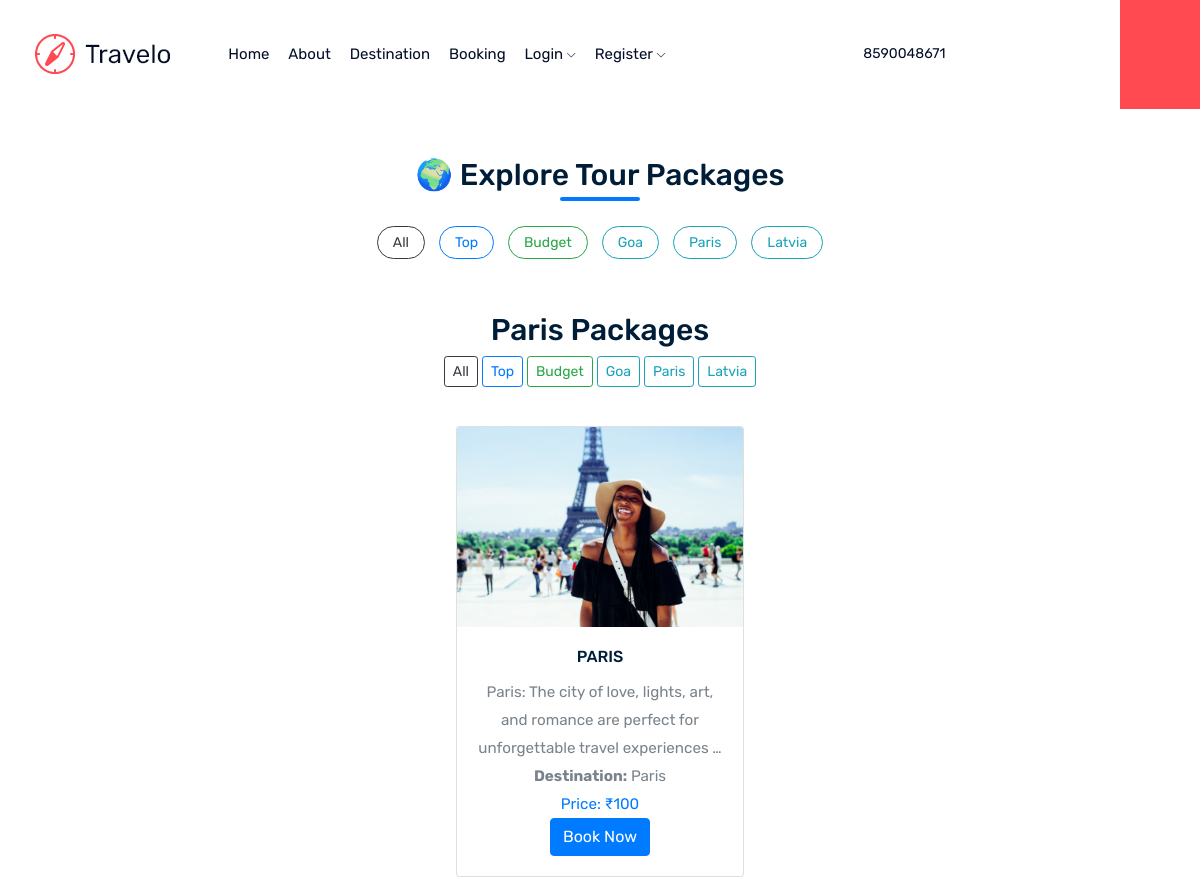
Before: /packages/destination/Paris/ with the older database file.
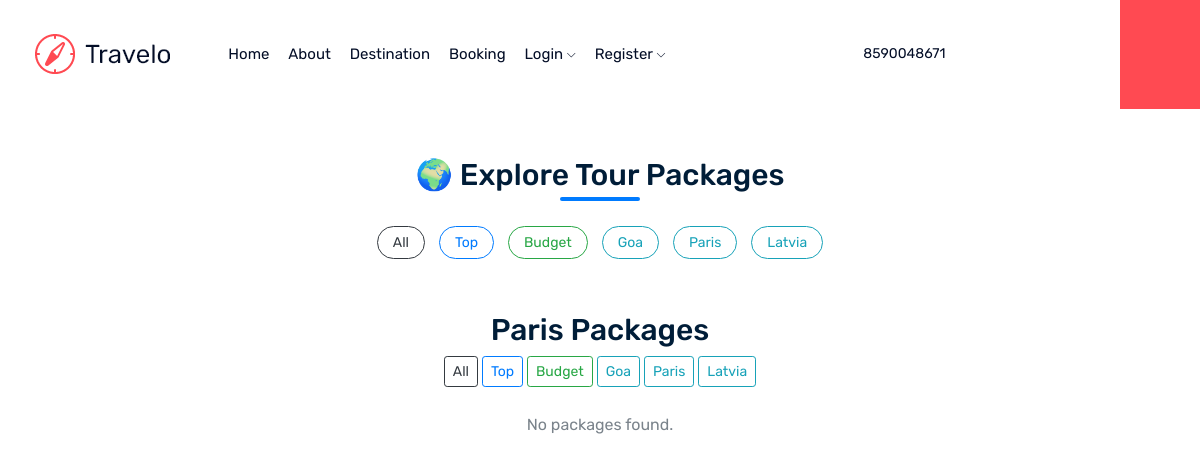
After: the same page with the newer database file.
### trip/models.py (models this page shows, shortened)
class Package(models.Model):
    img = models.ImageField(upload_to='pic/')
    vendor = models.ForeignKey(User, on_delete=models.CASCADE, related_name='trip_packages')
    name = models.CharField(max_length=255)
    desc = models.TextField()
    price = models.PositiveIntegerField()
    destination = models.CharField(max_length=100)
    is_top = models.BooleanField(default=False)
    expiry_date = models.DateField(null=True, blank=True)
    is_approved = models.BooleanField(default=False)
    objects = PackageManager()

### trip/views.py (the view)
# urls.py: path('packages/destination/<str:destination>/', views.packages_by_destination, name='packages_by_destination'),
def packages_by_destination(request, destination):
    today = timezone.now().date()
    packages = Package.objects.filter(
        is_approved=True, destination__iexact=destination
    ).filter(
        Q(expiry_date__isnull=True) | Q(expiry_date__gt=today)
    )
    return render(request, 'destination.html', {'pack': packages, 'title': f'{destination} Packages'})

### trip/templates/destination.html (shortened to what this page needs)
  {% include 'navbar.html' %}
<div class="container mt-5">
  <h2 class="text-center mb-1 display-5">🌍 Explore Tour Packages</h2>
  <div class="heading-bar"></div>
  <div class="text-center btn-group-custom mb-4">
    <a href="{% url 'all_packages' %}" class="btn btn-outline-dark btn-sm">All</a>
    <a href="{% url 'top_packages' %}" class="btn btn-outline-primary btn-sm">Top</a>
    <a href="{% url 'budget_packages' %}" class="btn btn-outline-success btn-sm">Budget</a>
    <a href="{% url 'packages_by_destination' 'Goa' %}" class="btn btn-outline-info btn-sm">Goa</a>
    <a href="{% url 'packages_by_destination' 'Paris' %}" class="btn btn-outline-info btn-sm">Paris</a>
        <a href="{% url 'packages_by_destination' 'Latvia' %}" class="btn btn-outline-info btn-sm">Latvia</a>
  </div>
<div class="container mt-5">
  <h2 class="text-center">{{ title }}</h2>
  <div class="text-center mb-4">
    <a href="{% url 'all_packages' %}" class="btn btn-outline-dark btn-sm">All</a>
    <a href="{% url 'top_packages' %}" class="btn btn-outline-primary btn-sm">Top</a>
    <a href="{% url 'budget_packages' %}" class="btn btn-outline-success btn-sm">Budget</a>
    <a href="{% url 'packages_by_destination' 'Goa' %}" class="btn btn-outline-info btn-sm">Goa</a>
    <a href="{% url 'packages_by_destination' 'Paris' %}" class="btn btn-outline-info btn-sm">Paris</a>
     <a href="{% url 'packages_by_destination' 'Latvia' %}" class="btn btn-outline-info btn-sm">Latvia</a>
  </div>
  <div class="row justify-content-center">
    {% for i in pack %}
    <div class="card text-center" style="width: 18rem; margin: 15px;">
      <img src="{{ i.img.url }}" class="card-img-top" style="height: 200px; object-fit: cover;" alt="{{ i.name }}">
      <div class="card-body">
        <h5 class="card-title">{{ i.name }}</h5>
        <p class="card-text">{{ i.desc|truncatechars:100 }}</p>
        <p class="card-text"><strong>Destination:</strong> {{ i.destination }}</p>
        <p class="card-text text-primary fw-bold">Price: ₹{{ i.price }}</p>
        <a href="{% url 'booking' %}" class="btn btn-primary">Book Now</a>
      </div>
    </div>
    {% empty %}
    <p>No packages found.</p>
    {% endfor %}
  </div>
</div>

Changed rows visible on the page:
removed Package: img (picture), name "PARIS", desc "Paris: The city of love, lights, art, and romance are perfect for unforgettable travel experiences …", destination "Paris", price "100"
Other visible differences:
text now shown: "No packages found."
